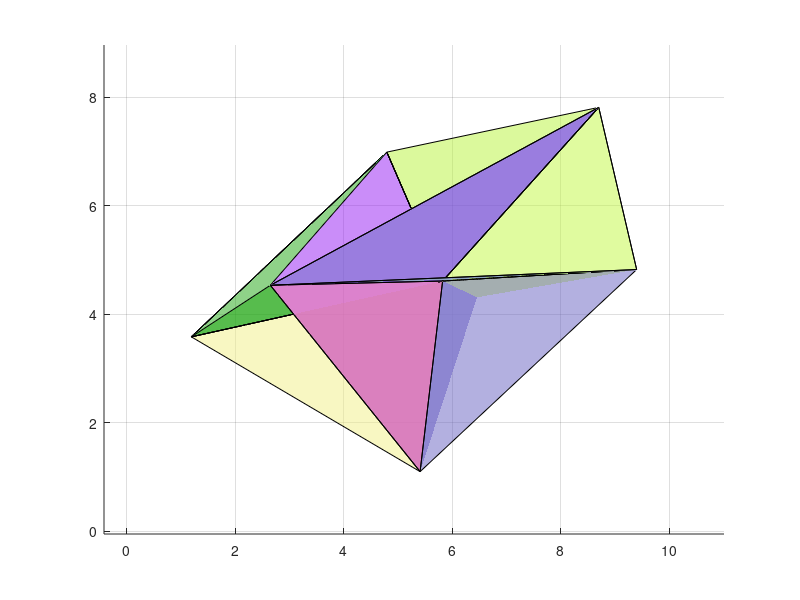

The MATLAB source for this figure:
figure

data = importdata('output_3.txt'); % 假设输出的文件名为 output.txt

% 从数据中提取三角形顶点坐标和连接信息
numTriangles = data(1,1);
vertices = data(2:end,:);

% 将顶点坐标和连接信息重新组织成绘制三角形的格式
faces = zeros(numTriangles, 4);
for i = 1:numTriangles 
    faces(i, :) = [i*4-3, i*4-2, i*4-1, i*4];
end

colors = zeros(numTriangles, 3);
for i = 1:numTriangles
    colors(i, :)= rand(1,3);
end
alphas = 0.5;

% 绘制三角网格
patch('Vertices', vertices, 'Faces', faces, 'FaceVertexCData' ...
    , colors, 'FaceColor', 'flat', 'EdgeColor', 'k','FaceAlpha', alphas);

% 显示图形
axis equal;
grid on;